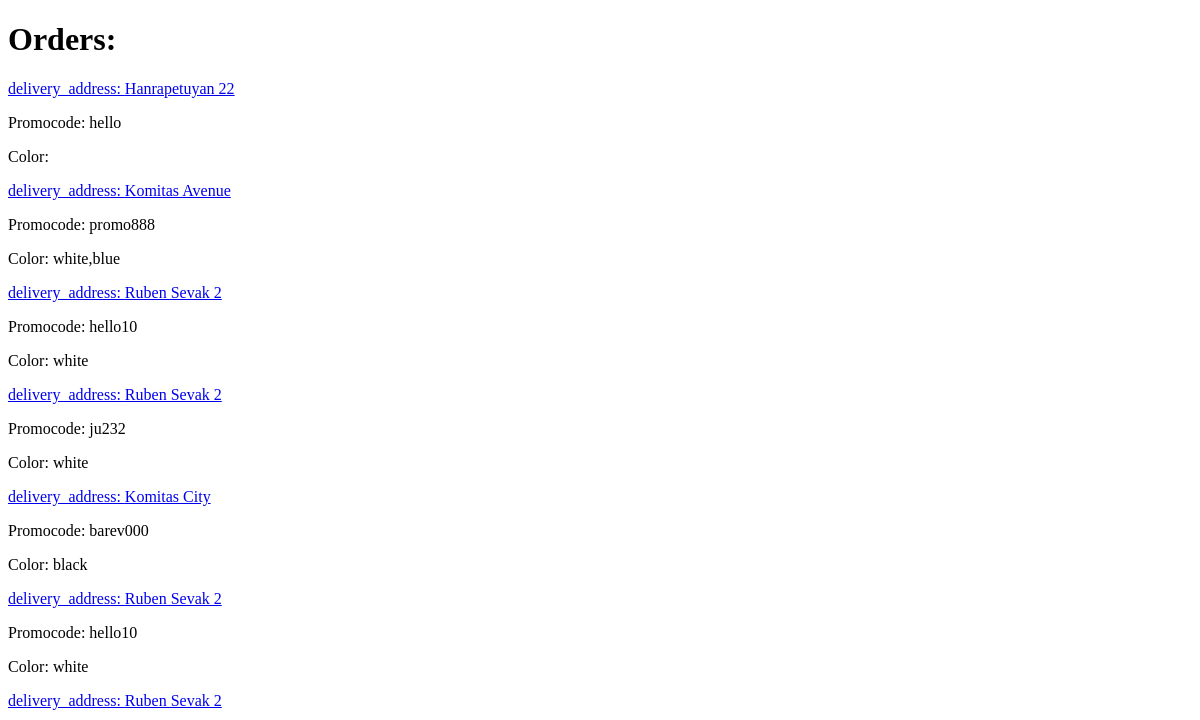
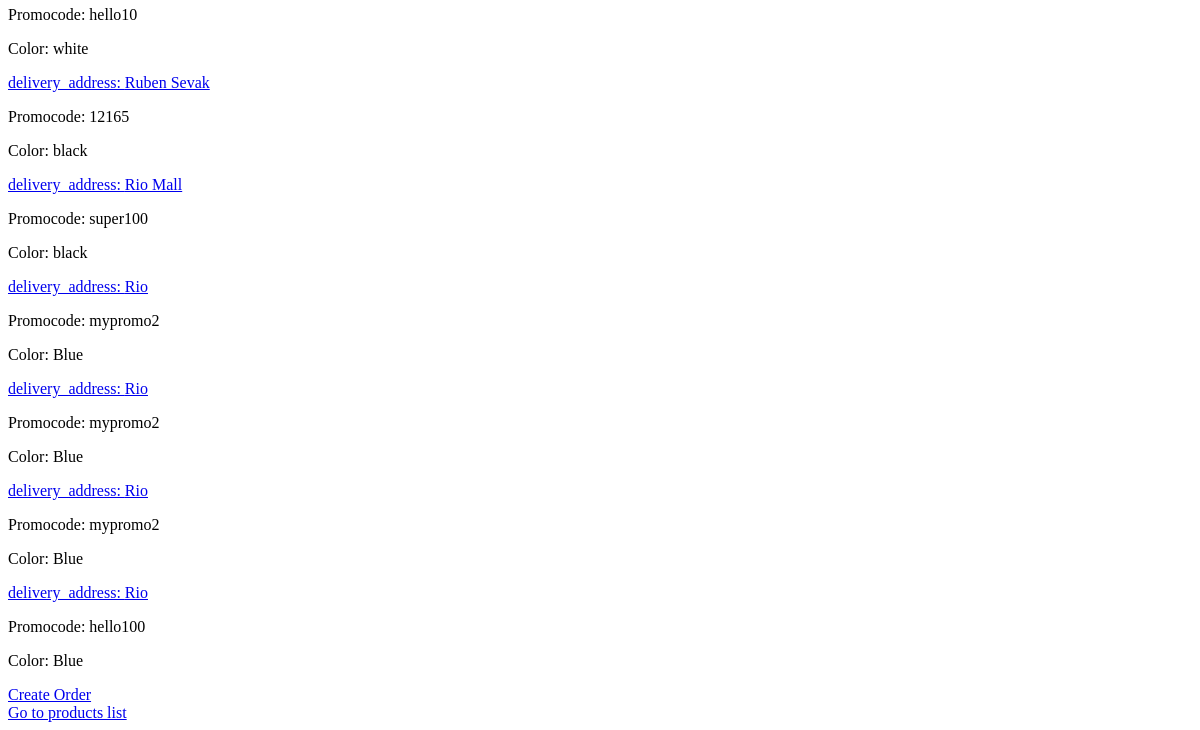
The app's page /shop/order/, older data (2 pictures, top to bottom).
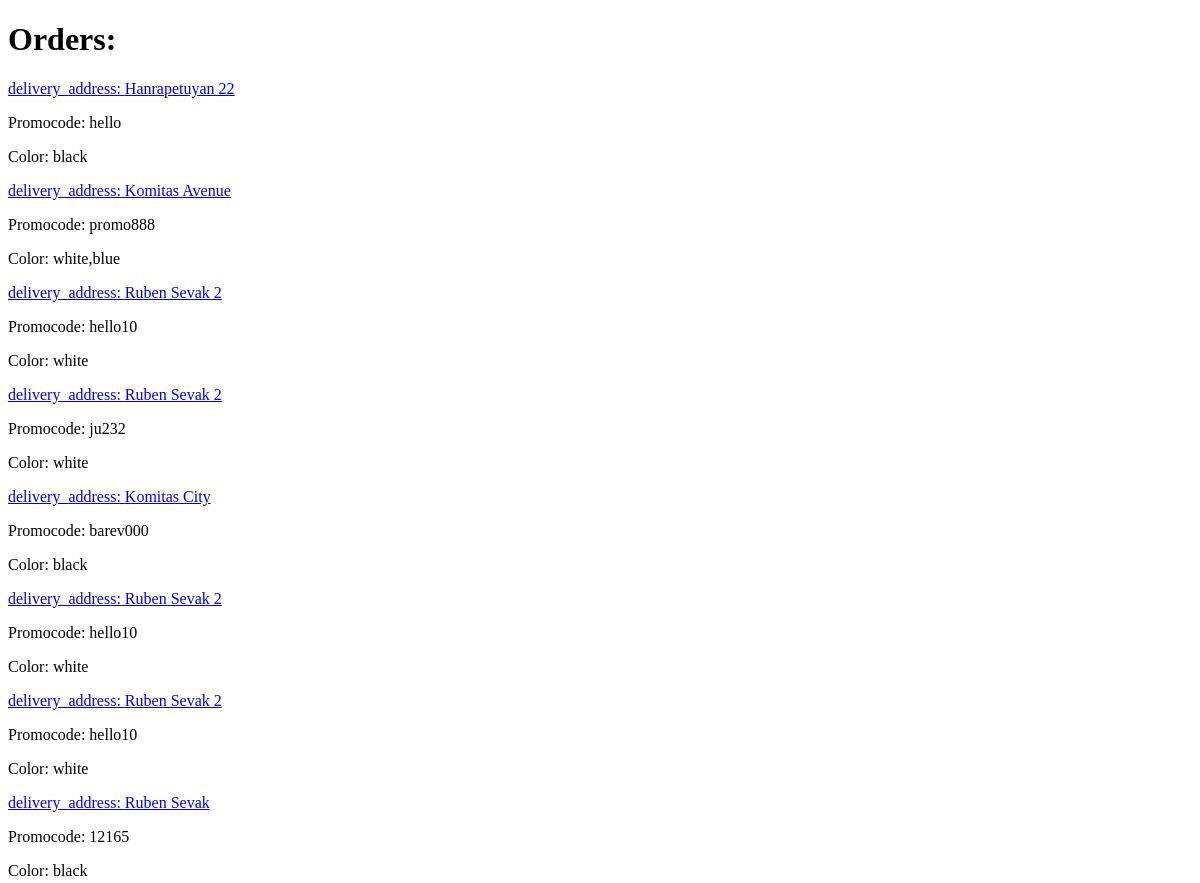
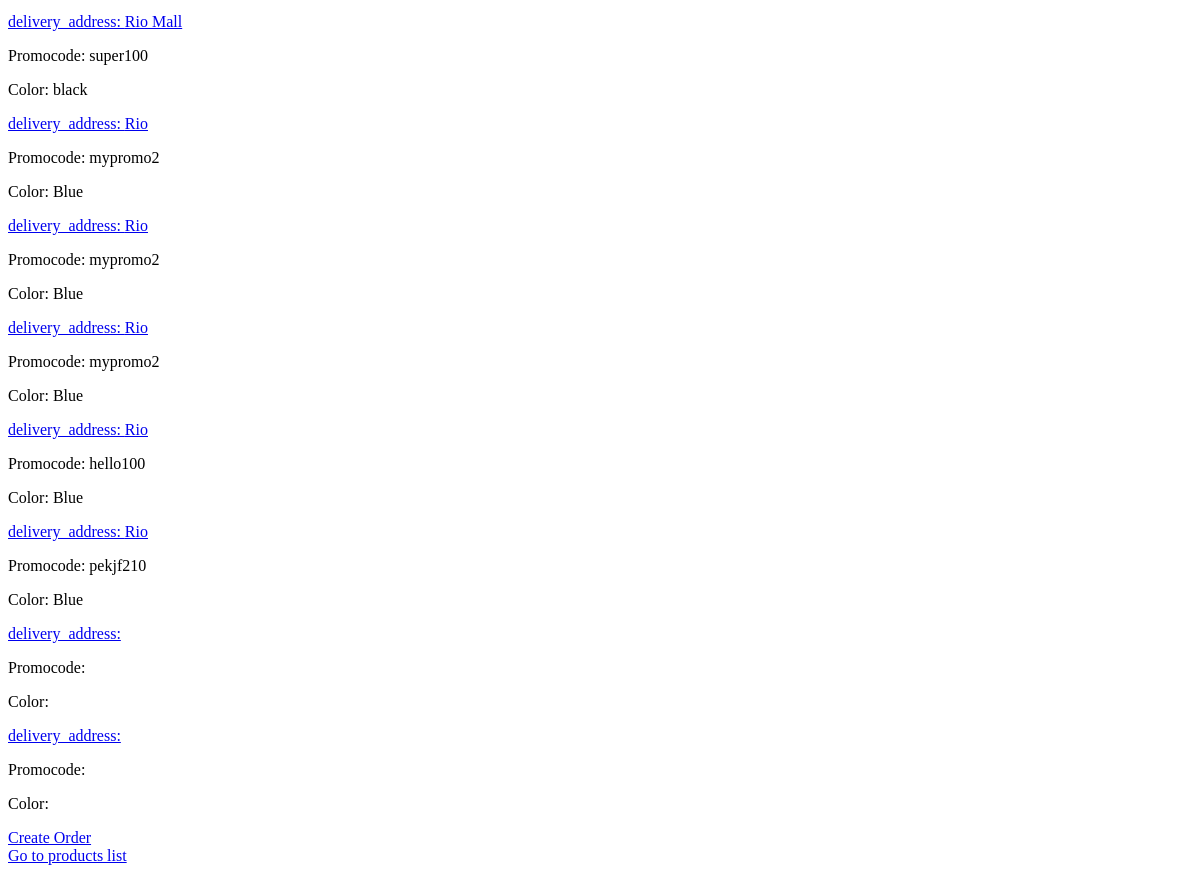
The same page, newer data (2 pictures, top to bottom).
### shopapp/models.py (models this page shows)
class Order(models.Model):
    delivery_address = models.CharField(max_length=100)
    promocode = models.CharField(max_length=8)
    user = models.ForeignKey(User, on_delete=models.PROTECT)
    products = models.ManyToManyField(Product, related_name='orders')
    created_at = models.DateTimeField(auto_now_add=True)
    color = models.CharField(max_length=100, default="")

### shopapp/views.py (the view)
# urls.py: path('order/', orders_list, name='order-list'),
def orders_list(request: HttpRequest) -> HttpResponse:
    context = {
        'orders': Order.objects.all()
    }
    return render(request, 'shopapp/order-list.html', context=context)

### shopapp/Templates/shopapp/order-list.html (shortened to what this page needs)
<!DOCTYPE html>
<html lang="en">
<head>
</head>
<body>
  <h1>Orders:</h1>
    <div>
        {% for order in orders %}
            <div>
                 <p><a href="{% url 'shopapp:orders_details' pk=order.pk %}"
                >delivery_address: {{ order.delivery_address }}</a></p>
                <p>Promocode: {{ order.promocode }}</p>
                <p>Color: {{ order.color }}</p>
            </div>
        {% endfor %}
<div>
    <a href="{% url 'shopapp:create-order' %}"
    >Create Order</a>
    </div>
        <div>
    <a href="{% url 'shopapp:products-list' %}"
    >Go  to products list</a>
    </div>
 </body>
</html>

Row changes from the older to the newer data that the page shows:
changed Order "Hanrapetuyan 22": color (not shown) → "black"
added Order: delivery_address "Rio", promocode "pekjf210", color "Blue"
